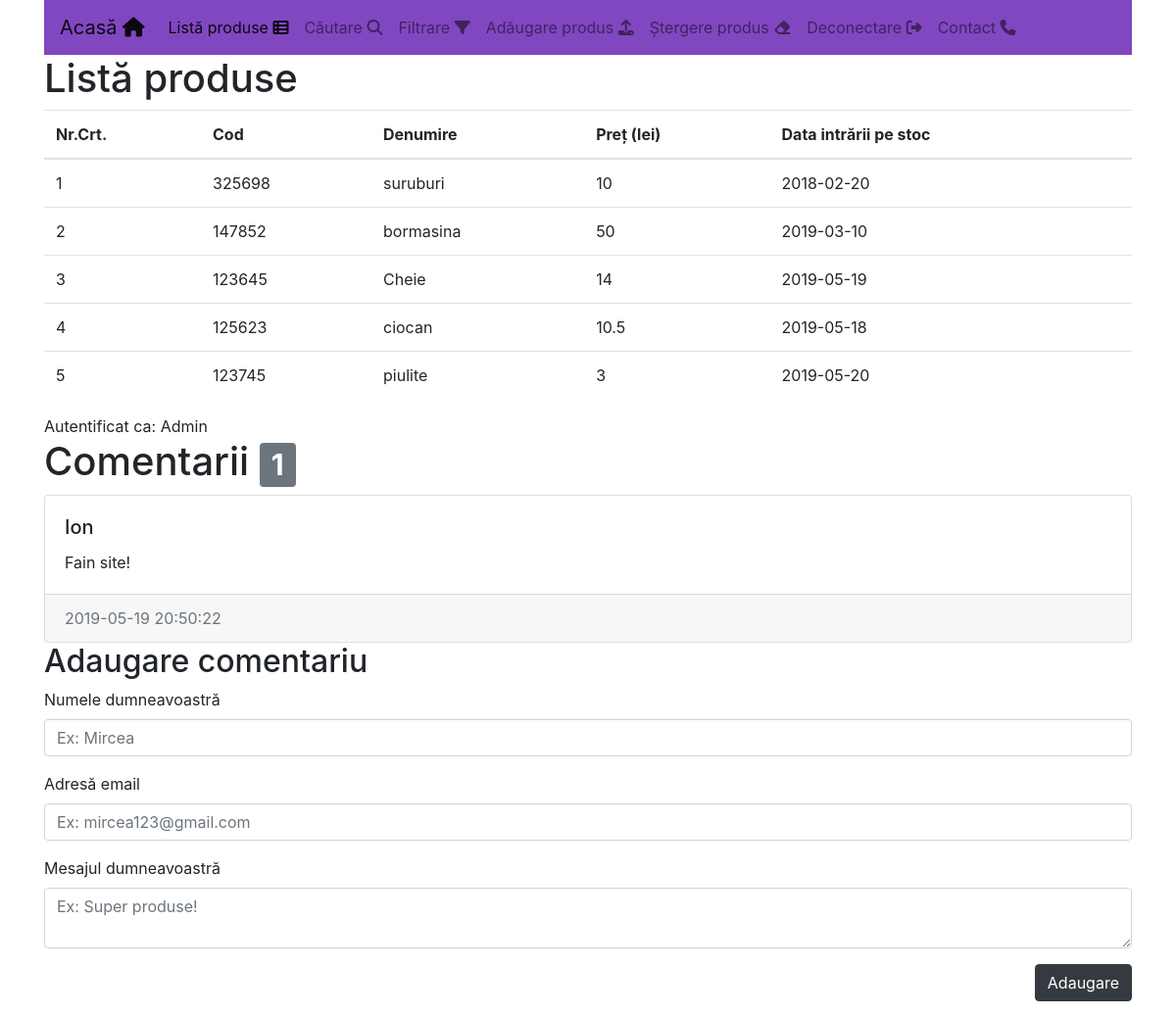
The page /?pagina=index (signed in) on the database its author committed.
### tables this page shows
CREATE TABLE `inventar` (
  `ID` int(11) NOT NULL,
  `COD` int(6) NOT NULL,
  `DENUMIREA` varchar(25) NOT NULL,
  `PRET` float NOT NULL,
  `DATA_IN` varchar(12) NOT NULL
);

CREATE TABLE `utilizatori` (
  `id` int(11) NOT NULL,
  `user` varchar(20) NOT NULL,
  `parola` varchar(50) NOT NULL,
  `este_admin` int(11) NOT NULL
);

CREATE TABLE `comentarii` (
  `id` int(11) NOT NULL,
  `continut` text NOT NULL,
  `nume` varchar(50) NOT NULL,
  `email` varchar(50) NOT NULL,
  `data` datetime NOT NULL,
  `aprobat` tinyint(4) NOT NULL,
  `pagina` varchar(255) NOT NULL
);

### module/modul-conectare.php (called while the page is built, shortened)
<?php
    $mysql_server = "localhost";
    $mysql_user = "root";
    $mysql_password = "";
    $mysql_database = "atestat";
    function DB_Connect( $close_connection = false)
	{
        global $mysql_server, $mysql_user, $mysql_password, $mysql_database;
		static $connection;
		if(!isset($connection) || $connection === false)
		{
			$connection = @mysqli_connect($mysql_server, $mysql_user, $mysql_password, $mysql_database);
		}
		mysqli_query($connection, 'SET character_set_client="utf8",character_set_connection="utf8",character_set_results="utf8";');
        return $connection;
    }
	function DB_Query($query) {
        $connection = DB_Connect();
		$result = mysqli_query($connection, $query);
        return $result;
    }
	function Query_Select($q){
		$connection = DB_Connect();
		$r = DB_Query($q, $connection);
		$rez = array();
		while($l = mysqli_fetch_array($r, MYSQLI_ASSOC))
			$rez[] = $l;
		return $rez;
	}

### module/modul-functii.php (the view, shortened to what this page needs)
<?php
    function login(){
        if(isset($_SESSION['id_user']))
        {
            return $_SESSION['id_user'];
        }
        return false;
    }
    function esteAdmin($id_user){
        $q= "SELECT este_admin FROM utilizatori WHERE id='{$id_user}'";
        global $link;
        $rez=mysqli_query($link, $q);
        $row = mysqli_fetch_array($rez);
        if($row['este_admin'] == 1)
            return true;
        else
            return false;
    }
    function username($id_user){
        $q= "SELECT user FROM utilizatori WHERE id='{$id_user}'";
        global $link;
        $rez= mysqli_query($link, $q);
        $row= mysqli_fetch_array($rez);
        return $row['user'];
    }
            ?>
            <?php
    function AfisareTabel($v, $campuri = false)
    {
        ?>
        <table class="table">
            <thead>
                <tr>
                    <th>Nr.Crt.</th>
                    <?php
                        foreach($campuri as $i => $x)
                        {
                            ?>
                        <th><?=$x?></th>
                            <?php
                        }
                    ?>
                </tr>
            </thead>
            <tbody>
                <?php
                    $cnt = 0;
                    foreach($v as $l)
                    {
                        $cnt ++;
                        ?>
                    <tr>
                        <td><?=$cnt?></td>
                        <?php
                            foreach($campuri as $i => $x)
                            {
                                ?>
                            <td><?=$l[$i]?></td>
                                <?php
                            }
                        ?>
                    </tr>
                        <?php
                    }
                ?>
            </tbody>
        </table>
        <?php
    }
        ?>

### index.php (shortened to what this page needs)
<?php
    include ("module/modul-conectare.php");
    include ("module/modul-functii.php");
    $pagina = 'home';
    if (isset($_GET['pagina']))
        $pagina = $_GET['pagina'];
?>
<!DOCTYPE HTML>
<html>
<head>
    <link rel="stylesheet" href="https://stackpath.bootstrapcdn.com/bootstrap/4.3.1/css/bootstrap.min.css">
    <link href="//maxcdn.bootstrapcdn.com/font-awesome/4.7.0/css/font-awesome.min.css" rel="stylesheet">
    <link rel="stylesheet" href="path/to/font-awesome/css/font-awesome.min.css">
</head>
<body>
    <div class="container">
       <nav class="navbar navbar-expand-lg navbar-light" style="background-color: #8047c1;">
            <a class="navbar-brand" href="./?pagina=home">Acasă <i class="fa fa-home"></i></a>
            <div class="collapse navbar-collapse" id="navbarSupportedContent">
                <ul class="navbar-nav mr-auto">
                    <li class="nav-item <?=$pagina == "index"?"active":""?>">
                        <a class="nav-link" href="./?pagina=index">Listă produse <i class="fa fa-th-list"></i> </a>
                    </li>
                    <li class="nav-item <?=$pagina == "cautare"?"active":""?>">
                        <a class="nav-link" href="./?pagina=cautare"> Căutare <i class="fa fa-search"></i> </a>
                    </li>
                    <li class="nav-item <?=$pagina == "afisare"?"active":""?>">
                        <a class="nav-link" href="./?pagina=afisare">Filtrare <i class="fa fa-filter"></i></a>
                    </li>
                    <?php
                    if ( esteAdmin(login()) )
                    {
                    ?>
                        <li class="nav-item <?=$pagina == "adaugare"?"active":""?>">
                            <a class="nav-link" href="./?pagina=adaugare">Adăugare produs <i class="fa fa-upload"></i></a>
                        </li>
                        <li class="nav-item <?=$pagina == "anulare"?"active":""?>">
                            <a class="nav-link" href="./?pagina=anulare">Ștergere produs <i class="fa fa-eraser"></i></a>
                        </li>
                    <?php
                    }
                        if( login() === false )
                        {
                            ?>
                            <li class="nav-item <?=$pagina == "autentificare"?"active":""?>">
                                <a class="nav-link" href="./?pagina=autentificare">Autentificare <i class="fa fa-sign-in"></i></a>
                            </li>
                             <!--<li class="nav-item <?=$pagina == "inregistrare"?"active":""?>">
                                <a class="nav-link" href="./?pagina=inregistrare">Inregistrare</a>
                            </li>-->
                            <?php
                        }
                        else
                        {
                            ?>
                            <li class="nav-item">
                                <a class="nav-link" href="logout.php">Deconectare <i class="fa fa-sign-out"></i></a>
                            </li>
                            <?php
                        }
                    ?>
                    <li class="nav-item <?=$pagina == "contact"?"active":""?>">
                            <a class="nav-link" href="./?pagina=contact">Contact <i class="fa fa-phone"></i></a>
                        </li>
                </ul>
            </div>
        </nav>
    </div>
    <div class="container">
        <?php
            $nf = "pagini/pagina-{$pagina}.php";
            if (file_exists($nf))
                include $nf;
            else
            {
                print("Boo-hoo-hoo!");
                ?><img src="https://destepti.ro/wp-content/uploads/2014/04/Bufnita.jpg" height="auto" width="600"><?php
            }
            if(login())
            {
                print "Autentificat ca: " . username(login());
            }
            if($pagina == 'index')
            {
                include "module/modul-comentarii.php";
            }
        ?>
    </div>
</body>
</html>

### module/modul-comentarii.php (shortened to what this page needs)
<?php
    $comentarii = Query_Select("SELECT * FROM comentarii WHERE pagina='{$pagina}'");
?>
<h1>
    Comentarii
    <span class="badge badge-secondary">
        <?=Count($comentarii)?>
    </span>
</h1>
<?php
    foreach($comentarii as $comentariu)
    {
        ?>
        <div class="card">
            <div class="card-body">
                <h5 class="card-title"><?=$comentariu['nume']?></h5>
                <p class="card-text">
                    <?=nl2br($comentariu['continut'])?>
                </p>
            </div>
            <div class="card-footer text-muted">
                <?=$comentariu['data']?>
            </div>
        </div>
        <?php
    }
?>
<h2>Adaugare comentariu</h2>
<form action="adaugare-comentariu.php" method="POST">
    <div class="form-group">
        <label for="nume" class="control-label">
            Numele dumneavoastră
        </label>
        <input type="text" name="nume" id="nume" class="form-control" placeholder="Ex: Mircea">
    </div>
    <div class="form-group">
        <label for="email" class="control-label">
            Adresă email
        </label>
        <input type="email" name="email" id="email" class="form-control" placeholder="Ex: mircea123@gmail.com">
    </div>
    <div class="form-group">
        <label for="continut" class="control-label">
            Mesajul dumneavoastră
        </label>
        <textarea name="continut" id="continut" class="form-control" placeholder="Ex: Super produse!"></textarea>
    </div>
    <div class="form-group text-right">
        <button type="submit" class="btn btn-dark">Adaugare</button>
    </div>
</form>

### rows shown on the page
inventar: COD "325698", DENUMIREA "suruburi", PRET "10", DATA_IN "2018-02-20"
inventar: COD "147852", DENUMIREA "bormasina", PRET "50", DATA_IN "2019-03-10"
inventar: COD "123645", DENUMIREA "Cheie", PRET "14", DATA_IN "2019-05-19"
inventar: COD "125623", DENUMIREA "ciocan", PRET "10.5", DATA_IN "2019-05-18"
inventar: COD "123745", DENUMIREA "piulite", PRET "3", DATA_IN "2019-05-20"
utilizatori: user "Admin"
comentarii: nume "Ion", continut "Fain site!", data "2019-05-19 20:50:22"

### other values the page prints
$x "Cod"
$x "Denumire"
$x "Preț (lei)"
$x "Data intrării pe stoc"
Count($comentarii) "1"
